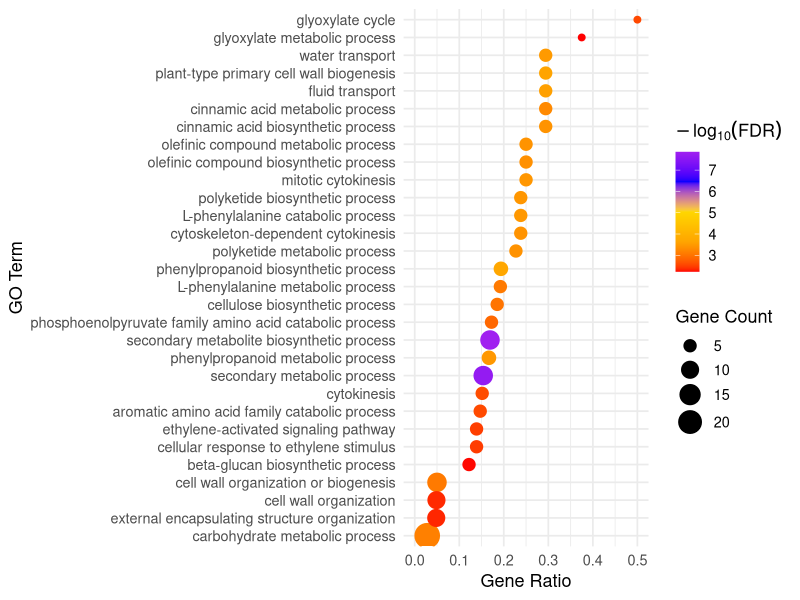
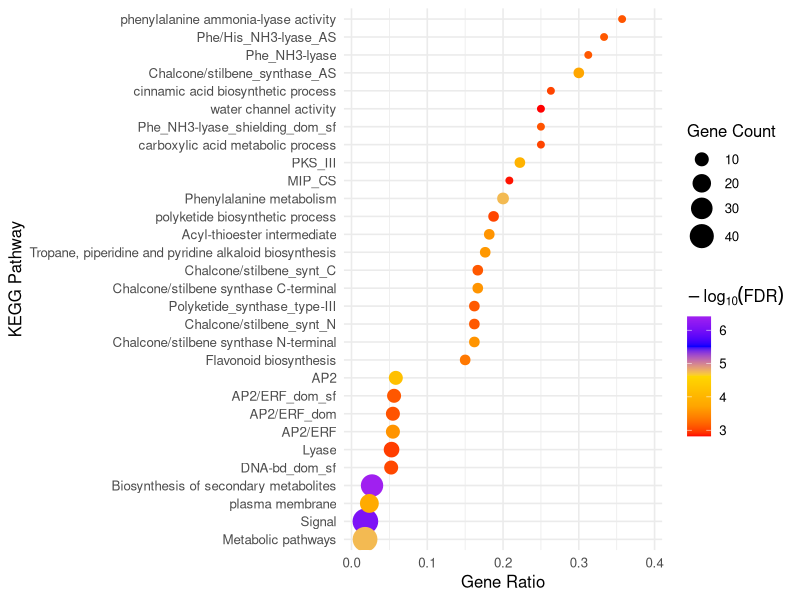

The R script that drew these images, in order:
# Load required packages

library(tidyverse)

# Load data

# Load GO PANTHER tables
bp <- read.delim("data/PANTHER_bp_analysis_table.txt", skip = 11, header = TRUE, sep = "\t")
mf <- read.delim("data/PANTHER_mf_analysis_table.txt", skip = 11, header = TRUE, sep = "\t")
cc <- read.delim("data/PANTHER_cc_analysis_table.txt", skip = 11, header = TRUE, sep = "\t")

# Load KEGG annotation chart (from DAVID)
kegg <- read.delim("data/KEGG_functional_annotation_chart.txt", header = TRUE, sep = "\t", quote = "")

# Clean data

# Define PANTHER cleaning function
clean_panther <- function(df) {
  colnames(df)[1:8] <- c("GO_term", "REF_count", "DEG_count", "Expected", "OverUnder",
                         "Fold_Enrichment", "P_value", "FDR")
  df %>%
    filter(!is.na(FDR) & FDR < 0.05) %>% # Keep only rows where FDR is not NA and less than 0.05 (significant terms)
    mutate(
      # Make sure columns are numeric
      Fold_Enrichment = as.numeric(Fold_Enrichment),
      FDR = as.numeric(FDR),
      DEG_count = as.numeric(DEG_count),
      REF_count = as.numeric(REF_count),
      GeneRatio = DEG_count / REF_count, # Calculate proportion of DEGs among background genes
      neg_log10_FDR = -log10(FDR), # Calculate negative log10 of FDR for plotting
      GO_term = gsub(".*\\/| \\(GO:\\d+\\)", "", GO_term) # Clean GO term labels by removing slashes and GO IDs
    )
}

# Apply to each GO dataset
bp <- clean_panther(bp)
mf <- clean_panther(mf)
cc <- clean_panther(cc)

# Clean KEGG data
kegg_clean <- kegg %>%
  filter(!is.na(Benjamini) & Benjamini < 0.05) %>%
  mutate(
    GeneRatio = Count / Pop.Hits,
    neg_log10_FDR = -log10(Benjamini),
    Count = as.numeric(Count),
    Term_clean = Term %>%
      gsub("^.*[:~]", "", .) %>%
      gsub(" \\(.*\\)", "", .)
  )

# Sort GO terms by ascending FDR (most significant first) and select the top 30 based on FDR
bp_top <- bp %>% arrange(FDR) %>% slice(1:30)

# Create GO dot plot
GO_dotplot <- ggplot(bp_top, aes(x = GeneRatio, y = reorder(GO_term, GeneRatio))) +
  geom_point(aes(size = DEG_count, color = neg_log10_FDR)) +
  scale_color_gradientn(
    colors = c("red", "orange", "gold", "blue", "purple"),
    name = expression(-log[10](FDR))
  ) +
  scale_size_continuous(name = "Gene Count", range = c(2, 8)) +
  theme_minimal(base_size = 13) +
  xlim(0, 0.5) +
  labs(x = "Gene Ratio", y = "GO Term")

GO_dotplot

# KEGG Pathway Enrichment Dot Plot

# Sort KEGG pathways by ascending Benjamini-adjusted p-value and select the top 30 pathways
kegg_top <- kegg_clean %>% arrange(Benjamini) %>% slice(1:30)

# Create KEGG dot plot
kegg_dotplot <- ggplot(kegg_top, aes(x = GeneRatio, y = reorder(Term_clean, GeneRatio))) +
  geom_point(aes(size = Count, color = neg_log10_FDR)) +
  scale_color_gradientn(
    colors = c("red", "orange", "gold", "blue", "purple"),
    name = expression(-log[10](FDR))
  ) +
  scale_size_continuous(name = "Gene Count", range = c(2, 8)) +
  scale_x_continuous(limits = c(0, 0.4), expand = c(0, 0.01)) +
  theme_minimal(base_size = 12) +
  labs(x = "Gene Ratio", y = "KEGG Pathway")

kegg_dotplot


